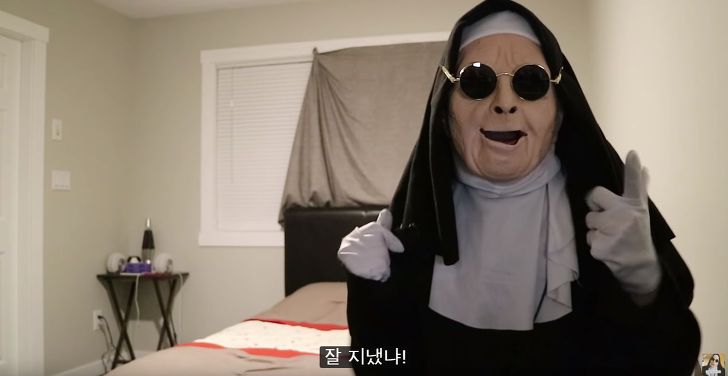
#> input picture CHAPTER7/images/color_edge.jpg, 728 x 376 px
$ python 13.edge_color_canny.py
#> lines starting #> are read from the running program, lines starting #| are printed output that depends on the picture; after the words box and inside, x2 and y2 are one past the last pixel; in counts of white or black regions, pixels touching at a corner belong together
import cv2

def onTrackbar(th):
    rep_edge = cv2.GaussianBlur(rep_gray, (5, 5), 0)
    rep_edge = cv2.Canny(rep_edge, th, th*2, 5)
    h, w = image.shape[:2]
    cv2.rectangle(rep_edge, (0, 0, w, h), 255, -1)
    color_edge = cv2.bitwise_and(rep_image, rep_image, mask=rep_edge)
    cv2.imshow("color edge", color_edge)

image = cv2.imread("images/color_edge.jpg", cv2.IMREAD_COLOR)
#> image is the input picture: shape (376, 728, 3); mean B, G, R 110.1, 123.2, 134.8
if image is None: raise Exception("영상파일 읽기 오류")

th = 50
rep_image = cv2.repeat(image, 1, 2)
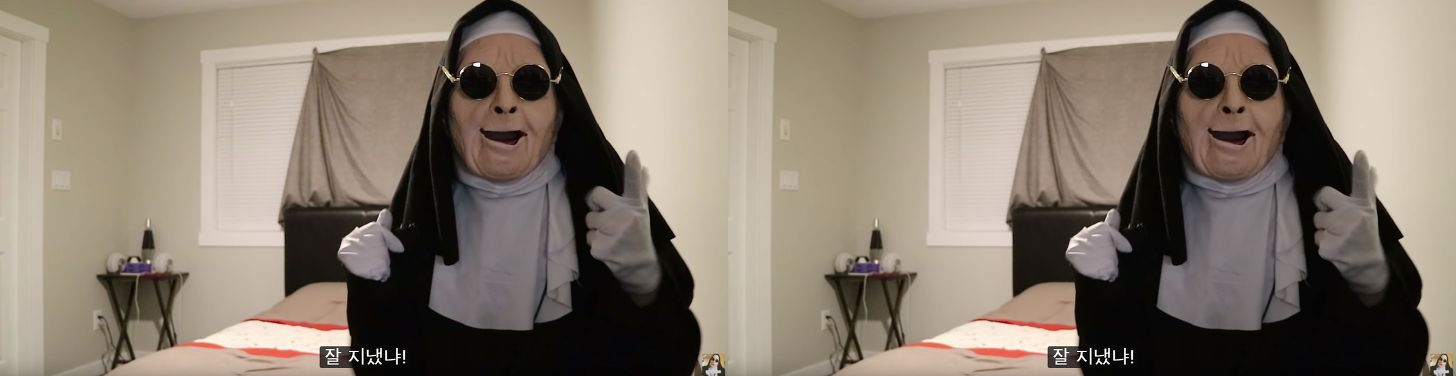
#> rep_image: shape (376, 1456, 3); mean B, G, R 110.1, 123.2, 134.8
rep_gray = cv2.cvtColor(rep_image, cv2.COLOR_BGR2GRAY)
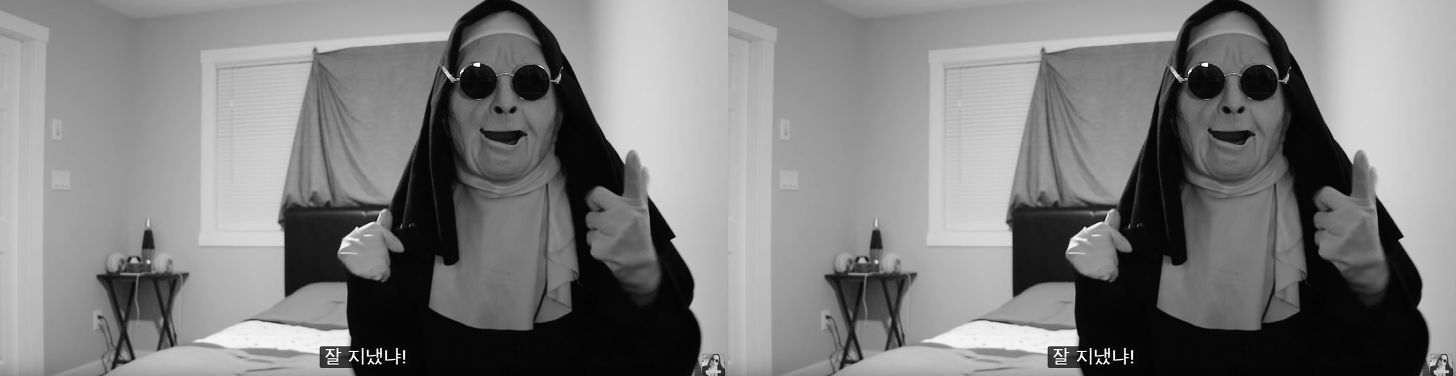
#> rep_gray: shape (376, 1456); min 0, max 255, mean 125.2

cv2.namedWindow("color edge", cv2.WINDOW_AUTOSIZE)
cv2.createTrackbar("Canny th", "color edge", th, 100, onTrackbar)
onTrackbar(th)
#> in onTrackbar, `rep_edge = cv2.Canny(rep_edge, th, th*2, 5)`:
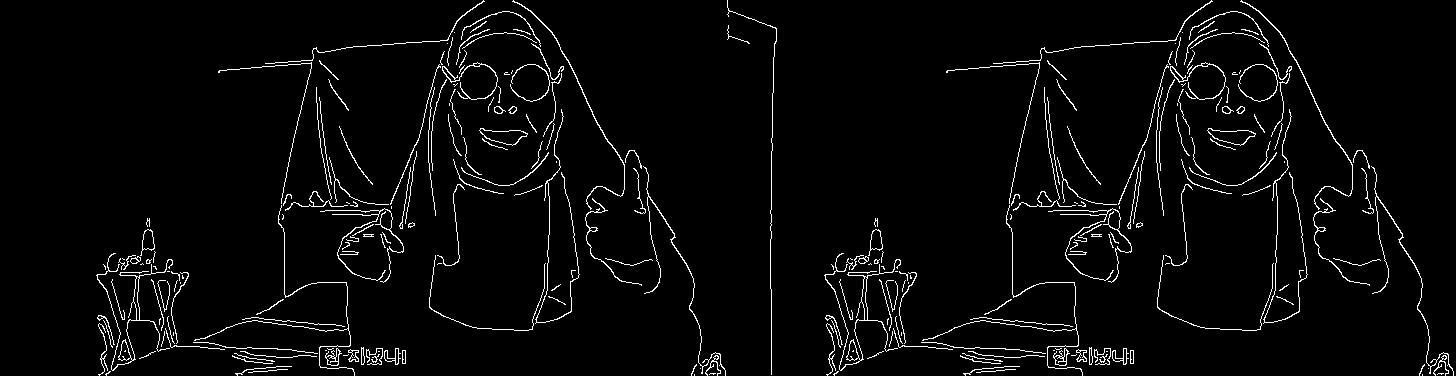
#> rep_edge: shape (376, 1456); 3.4% white in thin lines or dots
#> in onTrackbar, `cv2.rectangle(rep_edge, (0, 0, w, h), 255, -1)`:
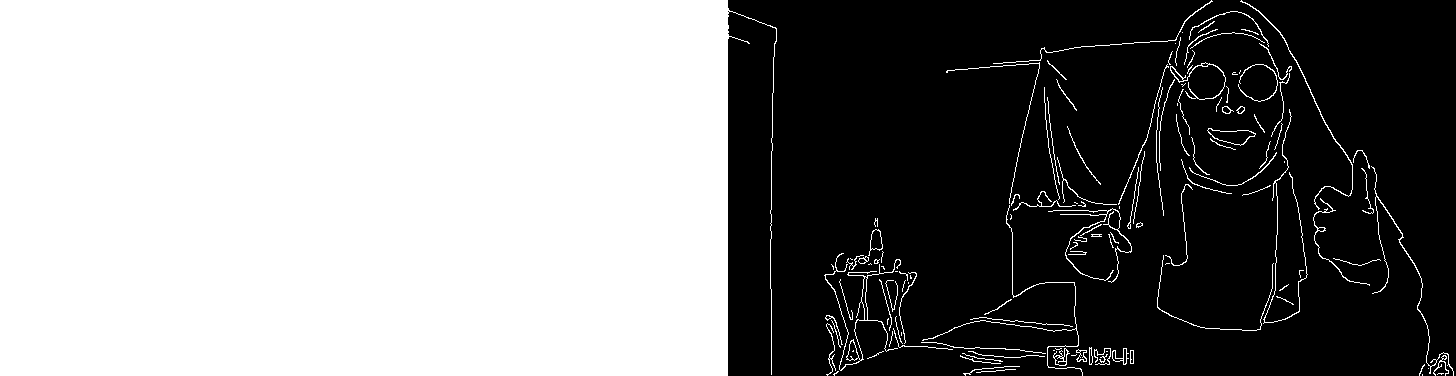
#> rep_edge: shape (376, 1456); 51.7% white; 4 black regions (1 under 20 px), largest, box (x1, y1, x2, y2) and area: (728, 0, 1456, 376) 264155, (1124, 349, 1126, 364) 29, (1131, 351, 1133, 363) 23
#> in onTrackbar, `color_edge = cv2.bitwise_and(rep_image, rep_image, mask=rep_edge)`:
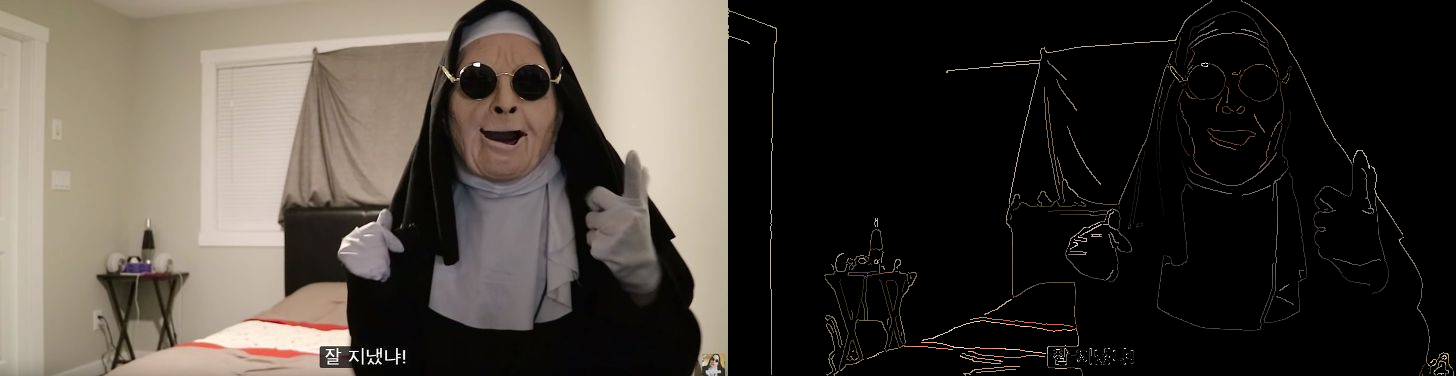
#> color_edge: shape (376, 1456, 3); mean B, G, R 56.5, 63.2, 69.3
cv2.waitKey(0)
